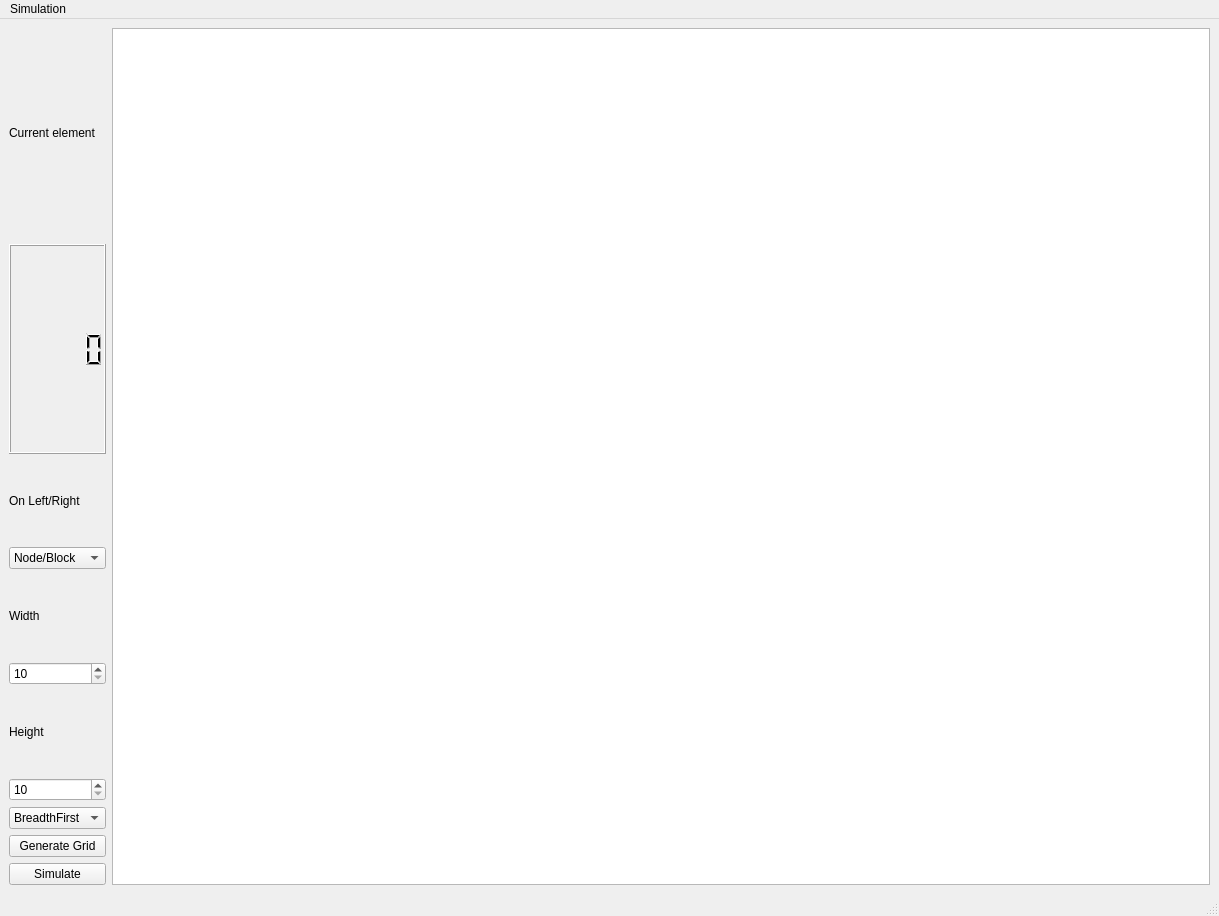
<?xml version="1.0" encoding="UTF-8"?>
<ui version="4.0">
 <class>MainWindow</class>
 <widget class="QMainWindow" name="MainWindow">
  <property name="geometry">
   <rect>
    <x>0</x>
    <y>0</y>
    <width>1219</width>
    <height>916</height>
   </rect>
  </property>
  <property name="windowTitle">
   <string>MainWindow</string>
  </property>
  <widget class="QWidget" name="centralwidget">
   <property name="mouseTracking">
    <bool>true</bool>
   </property>
   <layout class="QGridLayout" name="gridLayout_3">
    <item row="1" column="2">
     <widget class="QGraphicsView" name="graphicsView">
      <property name="mouseTracking">
       <bool>true</bool>
      </property>
      <property name="autoFillBackground">
       <bool>false</bool>
      </property>
      <property name="sizeAdjustPolicy">
       <enum>QAbstractScrollArea::AdjustToContents</enum>
      </property>
     </widget>
    </item>
    <item row="1" column="1">
     <layout class="QGridLayout" name="gridLayout">
      <item row="2" column="1">
       <layout class="QVBoxLayout" name="verticalLayout">
        <item>
         <widget class="QLabel" name="label_3">
          <property name="text">
           <string>On Left/Right</string>
          </property>
         </widget>
        </item>
        <item>
         <widget class="QComboBox" name="comboBox">
          <item>
           <property name="text">
            <string>Node/Block</string>
           </property>
          </item>
          <item>
           <property name="text">
            <string>Start/Finish</string>
           </property>
          </item>
         </widget>
        </item>
        <item>
         <widget class="QLabel" name="label">
          <property name="text">
           <string>Width      </string>
          </property>
         </widget>
        </item>
        <item>
         <widget class="QSpinBox" name="Width">
          <property name="minimum">
           <number>10</number>
          </property>
          <property name="maximum">
           <number>100</number>
          </property>
         </widget>
        </item>
        <item>
         <widget class="QLabel" name="label_2">
          <property name="text">
           <string>Height</string>
          </property>
         </widget>
        </item>
        <item>
         <widget class="QSpinBox" name="Height">
          <property name="minimum">
           <number>10</number>
          </property>
          <property name="maximum">
           <number>100</number>
          </property>
         </widget>
        </item>
        <item>
         <widget class="QComboBox" name="AlgorithmsList">
          <item>
           <property name="text">
            <string>BreadthFirst</string>
           </property>
          </item>
          <item>
           <property name="text">
            <string>Dijkstra</string>
           </property>
          </item>
         </widget>
        </item>
        <item>
         <widget class="QPushButton" name="GenerateGrid">
          <property name="text">
           <string>Generate Grid</string>
          </property>
         </widget>
        </item>
        <item>
         <widget class="QPushButton" name="Simulate">
          <property name="text">
           <string>Simulate</string>
          </property>
         </widget>
        </item>
       </layout>
      </item>
      <item row="0" column="1">
       <layout class="QHBoxLayout" name="horizontalLayout">
        <item>
         <layout class="QVBoxLayout" name="verticalLayout_5">
          <item>
           <widget class="QLabel" name="label_5">
            <property name="text">
             <string>Current element</string>
            </property>
           </widget>
          </item>
          <item>
           <widget class="QLCDNumber" name="lcdNumber"/>
          </item>
         </layout>
        </item>
       </layout>
      </item>
     </layout>
    </item>
    <item row="1" column="0">
     <layout class="QVBoxLayout" name="verticalLayout_2"/>
    </item>
   </layout>
   <widget class="QWidget" name="layoutWidget">
    <property name="geometry">
     <rect>
      <x>0</x>
      <y>0</y>
      <width>2</width>
      <height>2</height>
     </rect>
    </property>
    <layout class="QVBoxLayout" name="verticalLayout_3"/>
   </widget>
  </widget>
  <widget class="QStatusBar" name="statusbar"/>
  <widget class="QMenuBar" name="menubar">
   <property name="geometry">
    <rect>
     <x>0</x>
     <y>0</y>
     <width>1219</width>
     <height>19</height>
    </rect>
   </property>
   <widget class="QMenu" name="menuSimulation">
    <property name="title">
     <string>Simulation</string>
    </property>
   </widget>
   <addaction name="menuSimulation"/>
  </widget>
 </widget>
 <resources/>
 <connections/>
</ui>
